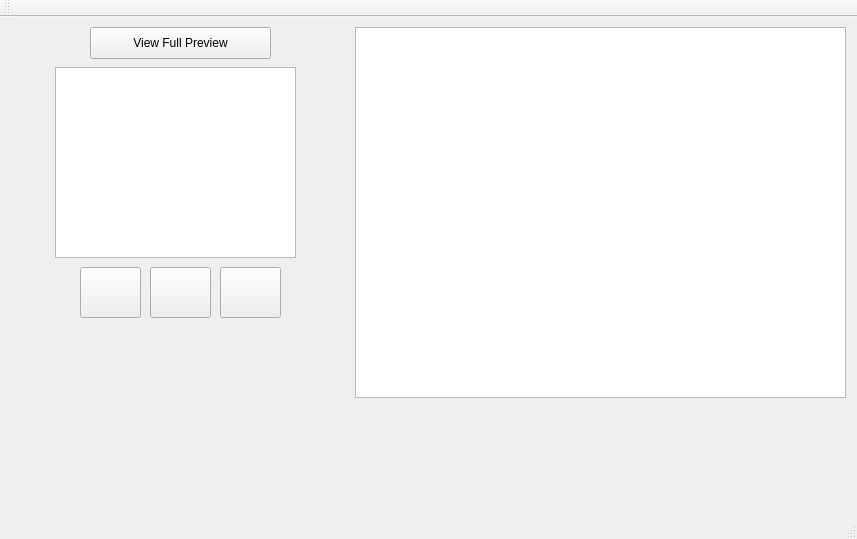
<?xml version="1.0" encoding="UTF-8"?>
<ui version="4.0">
 <class>MainWindow</class>
 <widget class="QMainWindow" name="MainWindow">
  <property name="geometry">
   <rect>
    <x>0</x>
    <y>0</y>
    <width>857</width>
    <height>539</height>
   </rect>
  </property>
  <property name="windowTitle">
   <string>MainWindow</string>
  </property>
  <widget class="QWidget" name="centralWidget">
   <widget class="QGraphicsView" name="graphicsView">
    <property name="geometry">
     <rect>
      <x>355</x>
      <y>10</y>
      <width>491</width>
      <height>371</height>
     </rect>
    </property>
   </widget>
   <widget class="QPushButton" name="preview_button">
    <property name="geometry">
     <rect>
      <x>90</x>
      <y>10</y>
      <width>181</width>
      <height>32</height>
     </rect>
    </property>
    <property name="text">
     <string>View Full Preview</string>
    </property>
   </widget>
   <widget class="QGraphicsView" name="small_previewer">
    <property name="geometry">
     <rect>
      <x>55</x>
      <y>50</y>
      <width>241</width>
      <height>191</height>
     </rect>
    </property>
   </widget>
   <widget class="QPushButton" name="pplay_button">
    <property name="geometry">
     <rect>
      <x>150</x>
      <y>250</y>
      <width>61</width>
      <height>51</height>
     </rect>
    </property>
    <property name="text">
     <string/>
    </property>
    <property name="icon">
     <iconset resource="resources.qrc">
      <normaloff>:/MyFiles/play.png</normaloff>:/MyFiles/play.png</iconset>
    </property>
   </widget>
   <widget class="QPushButton" name="pskip_button">
    <property name="geometry">
     <rect>
      <x>220</x>
      <y>250</y>
      <width>61</width>
      <height>51</height>
     </rect>
    </property>
    <property name="text">
     <string/>
    </property>
    <property name="icon">
     <iconset resource="resources.qrc">
      <normaloff>:/MyFiles/skip.png</normaloff>:/MyFiles/skip.png</iconset>
    </property>
   </widget>
   <widget class="QPushButton" name="pback_button">
    <property name="geometry">
     <rect>
      <x>80</x>
      <y>250</y>
      <width>61</width>
      <height>51</height>
     </rect>
    </property>
    <property name="text">
     <string/>
    </property>
    <property name="icon">
     <iconset resource="resources.qrc">
      <normaloff>:/MyFiles/back.png</normaloff>:/MyFiles/back.png</iconset>
    </property>
   </widget>
  </widget>
  <widget class="QMenuBar" name="menuBar">
   <property name="geometry">
    <rect>
     <x>0</x>
     <y>0</y>
     <width>857</width>
     <height>22</height>
    </rect>
   </property>
  </widget>
  <widget class="QToolBar" name="mainToolBar">
   <attribute name="toolBarArea">
    <enum>TopToolBarArea</enum>
   </attribute>
   <attribute name="toolBarBreak">
    <bool>false</bool>
   </attribute>
  </widget>
  <widget class="QStatusBar" name="statusBar"/>
 </widget>
 <layoutdefault spacing="6" margin="11"/>
 <resources>
  <include location="resources.qrc"/>
 </resources>
 <connections/>
</ui>
